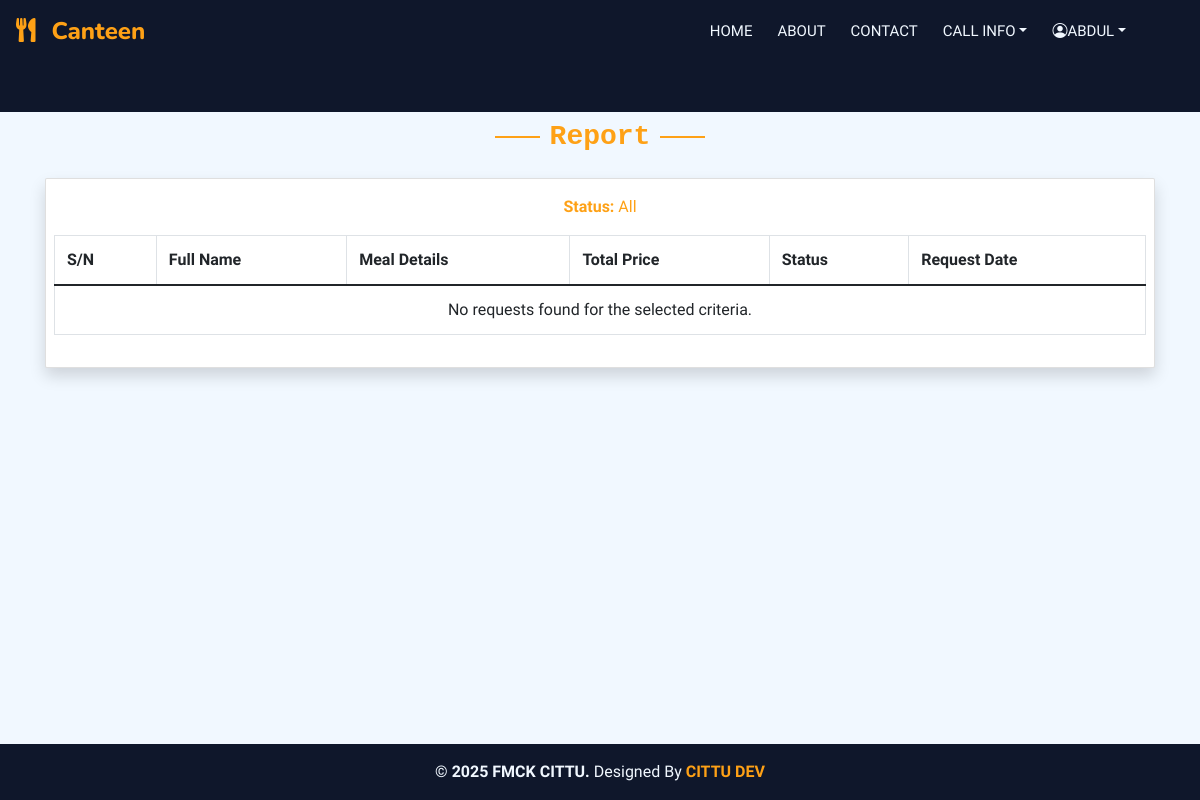
/user_report_details (signed in), run on an earlier commit of the app's database.
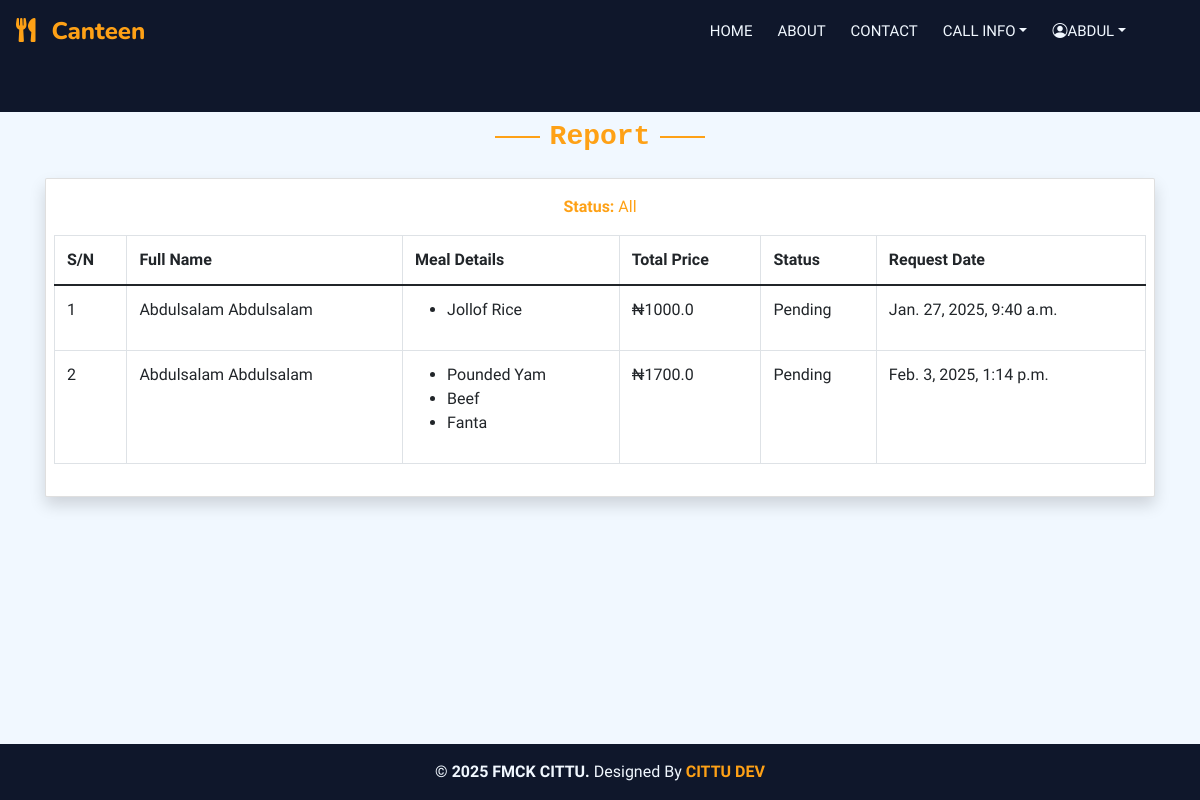
And on a later commit of the database.
### accounts/models.py (models this page shows, shortened)
class User(AbstractUser):
    firstname = models.CharField(max_length=200)
    lastname = models.CharField(max_length=200)
    othername = models.CharField(max_length=100 ,blank=True,null=True)
    username = models.CharField(max_length=100, unique=True)
    file_no = models.CharField(unique=True, max_length=7)
    phone_number = models.CharField(max_length=11,null=True)
    department = models.ForeignKey(Department, on_delete=models.SET_NULL, null=True)
    unit = models.ForeignKey(Unit, on_delete=models.SET_NULL, null=True)
    gender = models.ForeignKey(Gender, on_delete=models.CASCADE,null=True)
    group = models.ForeignKey(UserGroup, on_delete=models.CASCADE, blank=True, null=True)
    role = models.ForeignKey(Role, on_delete=models.CASCADE, blank=True, null=True)
    is_active = models.BooleanField(default=True)
    date_created = models.DateTimeField(auto_now_add=True)
    USERNAME_FIELD = 'username'
    REQUIRED_FIELDS = ['firstname', 'lastname', 'file_no', 'phone_number', 'department', 'unit']
    class Meta:
        verbose_name_plural = "User"

### main/models.py (models this page shows, shortened)
class Request(models.Model):
    STATUS_CHOICES = [
        ('Pending', 'Pending'),
        ('Approved', 'Approved'),
        ('Decline', 'Decline'),
    ]
    user = models.ForeignKey(User, on_delete=models.SET_NULL, null=True)
    date_created = models.DateTimeField(auto_now_add=True)
    status = models.CharField(max_length=8, choices=STATUS_CHOICES, default='Pending')
    class Meta:
        verbose_name_plural = "Request"
    def calculate_total_price(self):
        request_details = self.requestdetails_set.all()
        total = sum(float(detail.meal.price) for detail in request_details if detail.meal)
        return total

class RequestDetails(models.Model):
    request = models.ForeignKey(Request, on_delete=models.SET_NULL, null=True)
    meal = models.ForeignKey(Meal, on_delete=models.SET_NULL, null=True)
    meal_price = models.DecimalField(max_digits=10, decimal_places=2, default=0.00)
    date_created = models.DateTimeField(auto_now_add=True)
    class Meta:
        verbose_name_plural = "RequestDetail"

class Meal(models.Model):
    title = models.CharField(max_length=25)
    price = models.DecimalField(max_digits=10, decimal_places=2)
    available = models.BooleanField(default=True)
    category = models.ForeignKey(Category, on_delete=models.SET_NULL, null=True)
    meals_image = models.ImageField(upload_to='meal_image', default='default.png', blank=True,null=True)
    date_created = models.DateTimeField(auto_now_add=True)
    class Meta:
        verbose_name_plural = "Meal"
    def __str__(self):
        return self.title

### report/views.py (the view)
# urls.py: path('user_report_details', views.user_report_details, name='user_report_details'),
@login_required
def user_report_details(request):
    user = request.user
    datefrom = request.GET.get('datefrom')
    dateto = request.GET.get('dateto')
    status = request.GET.get('status')
    filtered_requests = filter_requests(datefrom, dateto, status).filter(user=user)
    total_price = sum(req.calculate_total_price() for req in filtered_requests)
    user_request_details = RequestDetails.objects.filter(request__in=filtered_requests)
    context = {
        'report': filtered_requests,
        'total_price': total_price,
        'user_request_details': user_request_details,
        'status': status,
        'datefrom': datefrom,
        'dateto': dateto,
    }
    return render(request, 'report/user_report.html', context)

### accounts/models.py (called while the page is built)
    def __str__(self):
        return self.title

    def __str__(self):
        return self.title

    def __str__(self):
        return self.title

### report/views.py (called while the page is built)
def filter_requests(datefrom, dateto, status):
    filtered_requests = Request.objects.all()
    if datefrom:
        filtered_requests = filtered_requests.filter(date_created__gte=datefrom)
    if dateto:
        filtered_requests = filtered_requests.filter(date_created__lte=dateto)
    if status:
        filtered_requests = filtered_requests.filter(status=status)
    return filtered_requests

### templates/report/user_report.html
{% extends 'base/base.html' %}
{% block content %}
<div class="container-xxl pt-2 pb-3">
    <div class="container d-flex justify-content-center align-items-center">
        <div class="row g-3">
            <div class="text-center">
                <h3 class="section-title text-primary font-monospace">Report</h3>
            </div>
            <div class="card shadow  pb-3">
                <div class="table-responsive">
                    <p class="text-center text-primary mt-3"><strong>Status:</strong> {{ status|default:"All" }}</p>
                    <table class="table table-bordered">
                        <thead class="">
                            <tr>
                                <th>S/N</th>
                                <th >Full Name</th>
                                <th >Meal Details</th>
                                <th >Total Price</th>
                                <th >Status</th>
                                <th >Request Date</th>
                            </tr>
                        </thead>
                        <tbody>
                            {% if report %}
                                {% for req in report %}
                                <tr>
                                    <td>{{ forloop.counter }}</td>
                                    <td>{{ req.user.firstname }} {{ req.user.lastname }}</td>
                                    <td>
                                        <ul>
                                        {% for detail in req.requestdetails_set.all %}
                                        <li>{{ detail.meal }}</li>
                                        {% endfor %}
                                    </ul>
                                    </td>
                                    <td>₦{{ req.calculate_total_price }}</td>
                                    <td>{{ req.status }}</td>
                                    <td>{{ req.date_created }}</td>
                                </tr>
                                {% endfor %}
                            {% else %}
                            <tr>
                                <td colspan="6" class="text-center">No requests found for the selected criteria.</td>
                            </tr>
                            {% endif %}
                        </tbody>
                    </table>
                </div>
            </div>
        </div>
    </div>
</div>
{% endblock content %}

### templates/base/base.html (shortened to what this page needs)
<!DOCTYPE html>
<html lang="en">
<head>
    <link href="https://cdnjs.cloudflare.com/ajax/libs/font-awesome/5.10.0/css/all.min.css" rel="stylesheet">
    <link href="https://cdn.jsdelivr.net/npm/bootstrap-icons@1.4.1/font/bootstrap-icons.css" rel="stylesheet">
     <link rel="stylesheet" href="/static/lib/animate/animate.min.css">
    <link href="/static/lib/owlcarousel/assets/owl.carousel.min.css" rel="stylesheet">
    <link href="/static/lib/tempusdominus/css/tempusdominus-bootstrap-4.min.css" rel="stylesheet" />
    <link href="/static/css/bootstrap.min.css" rel="stylesheet">
    <link href="/static/css/style.css" rel="stylesheet">
</head>
<body>
    {% include 'include/navbar.html' %}
    <main>
        {% block content %}
        {% endblock content %}
    </main>
   {% include 'include/footer.html' %}
</body>
</html>

### templates/include/navbar.html (shortened to what this page needs)
<div class="container-fluid position-relative p-0 ">
    <nav class="navbar navbar-expand-lg navbar-dark bg-dark px-4 px-lg-3 py-3 py-lg-0 sticky-top">
        <a href="" class="navbar-brand p-0">
            <h4 class="text-primary m-0"><i class="fa fa-utensils me-3"></i>Canteen</h4>
        </a>
        <div class="collapse navbar-collapse" id="navbarCollapse">
            <div class="navbar-nav ms-auto py-0 pe-2">
                <a href="/" class="nav-item nav-link">Home</a>
                <a href="{% url 'about' %}" class="nav-item nav-link">About</a>
                <a href="{% url 'contact' %}" class="nav-item nav-link">Contact</a>
               {% if user.is_authenticated and user.group.title == 'User'%}
                <div class="nav-item dropdown">
                    <a href="#" class="nav-link dropdown-toggle" data-bs-toggle="dropdown">Call Info</a>
                </div>
                {%endif%}
                {% if user.is_authenticated %}
                    <div class="nav-item dropdown">
                        <a href="#" class="nav-link dropdown-toggle" data-bs-toggle="dropdown"><i class="bi bi-person-circle"></i>{{request.user.username}}</a>
                    </div>
               {% else %}
               <a href="" class="nav-item nav-link" data-bs-toggle="modal" data-bs-target="#login">Log In</a>
                <a href="" class="nav-item nav-link" data-bs-toggle="modal" data-bs-target="#register">Register</a>
                {% endif %}
            </div>
        </div>
    </nav>
    <div class="container-fluid py-5 bg-dark supporting-container">
        <div class="container my-1 py-1">
        </div>
    </div>
</div>

### templates/include/footer.html (shortened to what this page needs)
<div>
    <div class="footer container-fluid bg-dark text-light text-center flex justify-content-center align-items-center pt-3 pb-3 wow" data-wow-delay="0.1s">
        <span>
            <span>&copy; <b><span id="year"></span> FMCK CITTU.</b></span>
            <span>Designed By <b class="text-primary">CITTU DEV</b></span>
        </span>
    </div>
</div>

### static/css/style.css (style rules this page uses)
* { padding: 0px; }
html, body { height: 100%; margin: 0; padding: 0; overflow-x: hidden; }
body { display: flex; flex-direction: column; }
main { flex: 1 0 auto; }
.container { width: 100%; padding-right: 15px; padding-left: 15px; margin-right: auto; margin-left: auto; }
@media (min-width: 576px) { .container { max-width: 540px; } }
@media (min-width: 768px) { .container { max-width: 720px; } }
@media (min-width: 992px) { .container { max-width: 960px; } }
@media (min-width: 1200px) { .container { max-width: 1140px; } }
.row { width: 100%; }
table { border-collapse: collapse; }
.table { width: 100%; margin-bottom: 1rem; color: #212529; }
.table th, .table td { padding: 0.75rem; vertical-align: top; border-top: 1px solid #dee2e6; }
.table thead th { vertical-align: bottom; border-bottom: 2px solid #dee2e6; }
.table-bordered { border: 1px solid #dee2e6; }
.table-bordered th, .table-bordered td { border: 1px solid #dee2e6; }
.table-bordered thead th, .table-bordered thead td { border-bottom-width: 2px; }
.table-responsive { display: block; width: 100%; overflow-x: auto; -webkit-overflow-scrolling: touch; }
.table-responsive > .table-bordered { border: 0; }
:root { --primary: #fea116; --light: #f1f8ff; --dark: #0f172b; }
.navbar-dark .navbar-nav .nav-link { position: relative; margin-left: 25px; padding: 35px 0; font-size: 15px; color: var(--light) !important; text-transform: uppercase; font-weight: 500; outline: none; transition: 0.5s; }
.sticky-top.navbar-dark .navbar-nav .nav-link { padding: 20px 0; }
@media (min-width: 992px) { .navbar-dark { position: absolute; width: 100%; top: 0; left: 0; z-index: 999; background: transparent !important; } }
@media (min-width: 992px) { .sticky-top.navbar-dark { position: fixed; background: var(--dark) !important; } }
.section-title { position: relative; display: inline-block; }
.section-title::before { position: absolute; content: ""; width: 45px; height: 2px; top: 50%; left: -55px; margin-top: -1px; background: var(--primary); }
.section-title::after { position: absolute; content: ""; width: 45px; height: 2px; top: 50%; right: -55px; margin-top: -1px; background: var(--primary); }

What changed in the data, as far as the page shows it:
added Request: user.firstname "Abdulsalam", user.lastname "Abdulsalam", calculate_total_price "1000.0", status "Pending", date_created "Jan. 27, 2025, 9:40 a.m."
added RequestDetails: meal "Jollof Rice", shown under "Abdulsalam"
added Request: user.firstname "Abdulsalam", user.lastname "Abdulsalam", calculate_total_price "1700.0", status "Pending", date_created "Feb. 3, 2025, 1:14 p.m."
added RequestDetails: meal "Pounded Yam", shown under "Abdulsalam"
added RequestDetails: meal "Beef", shown under "Abdulsalam"
added RequestDetails: meal "Fanta", shown under "Abdulsalam"
Also different on the page:
text no longer shown: "No requests found for the selected criteria."
